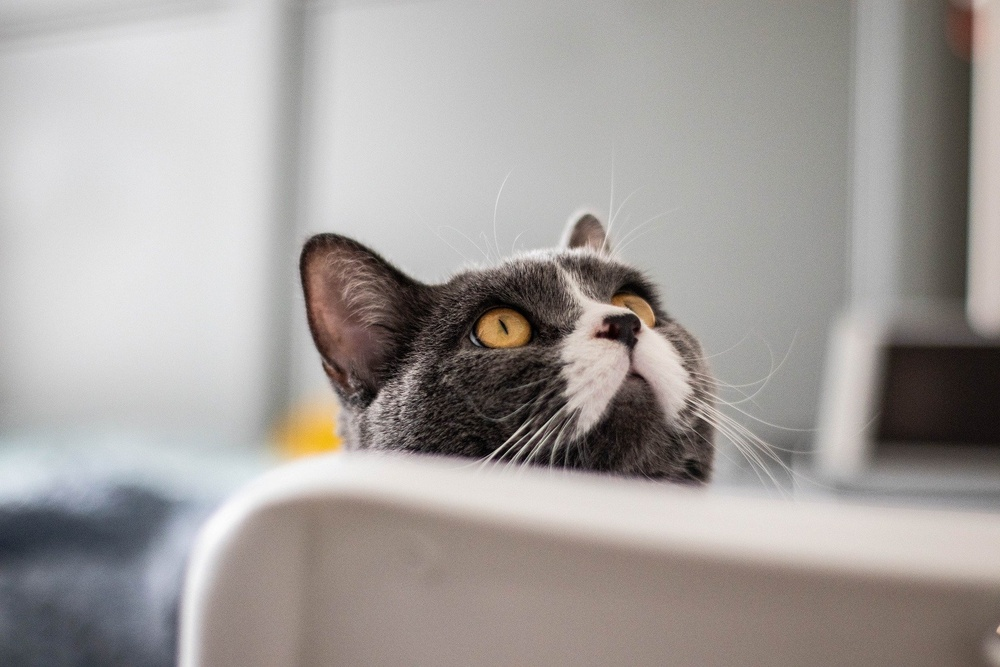
#> input picture cat.jpg, 1000 x 667 px, shrunk from 1920 x 1280 before the run
$ jupyter execute HNET_final.ipynb
#> lines starting #> are read from the running program, lines starting #| are printed output that depends on the picture
[cell 1]
from google.colab import drive
import numpy as np
import matplotlib.pyplot as plt
from matplotlib import image
from matplotlib import pyplot
from skimage import color
from skimage import io
import random

To begin, we're going to perform an edge detection task with good old fashioned convolution. In the following code, we'll generate four versions of the same rotated image, convolve the kernel each image to produce four feature maps, and assessing how the kernel response changes with rotation.

[cell 2]
# Feel free to use any image you like.
img = io.imread("cat.jpg")
#> img is the input picture: shape (667, 1000, 3); mean R, G, B 163.8, 159, 156.3
img_gray = color.rgb2gray(img)

rotated_imgs = [np.rot90(img_gray, i) for i in range(4)]
#> rotated_imgs = 4 items
f,ax = plt.subplots(1,4, figsize=(20,20))

for i,image in enumerate(rotated_imgs):
  ax[i].imshow(image, cmap='gray')
#> this loop made 4 passes

plt.show()

Now that we have our images ready, let's define an edge detection kernel. This will be a boutique, hand-made kernel...no learning necessary.

[cell 3]
edge_kernel = np.array([
  [1, 1, 1, 1, 1],
  [0.5, 0.5, 0.5, 0.5, 0.5],
  [0, 0, 0, 0, 0],
  [-0.5, -0.5, -0.5, -0.5, -0.5],
  [-1, -1, -1, -1, -1],
])

plt.imshow(edge_kernel, cmap='gray')

Now, we'll define a simple convolution function. This is a standard "sliding-window" operation, wherein the kernel is iterated over the rows and columns of the image, and the corresponding response is recorded in a feature map. We will then be able to compare the feature maps generated by the same kernel and image, but at different rotations to the input.

[cell 4]
def standard_convolution(image, kernel):
  feature_map = np.zeros((image.shape[0] - kernel.shape[0] + 1,
                        image.shape[1] - kernel.shape[1] + 1))

  for r in range(image.shape[0] - kernel.shape[0]):
    for c in range(image.shape[1] - kernel.shape[1]):
      img_patch = image[r:r+kernel.shape[0], c:c+kernel.shape[1]]
      feature_map[r,c] = np.dot(img_patch.flatten(), kernel.flatten())

  return feature_map

# Perform convolution on each of the rotated input images.
feature_maps = [standard_convolution(image, edge_kernel) for image in rotated_imgs]
#> in standard_convolution (call 2), `feature_map = np.zeros((image.shape[0] - kernel.shape[0] + 1, image.sh..`: feature_map: shape (996, 663) float64; every value is 0
#> in standard_convolution (call 3), `feature_map = np.zeros((image.shape[0] - kernel.shape[0] + 1, image.sh..`: feature_map: shape (663, 996) float64; every value is 0
#> after the loop in standard_convolution (call 3), `for r in range(image.shape[0] - kernel.shape[0]):`:
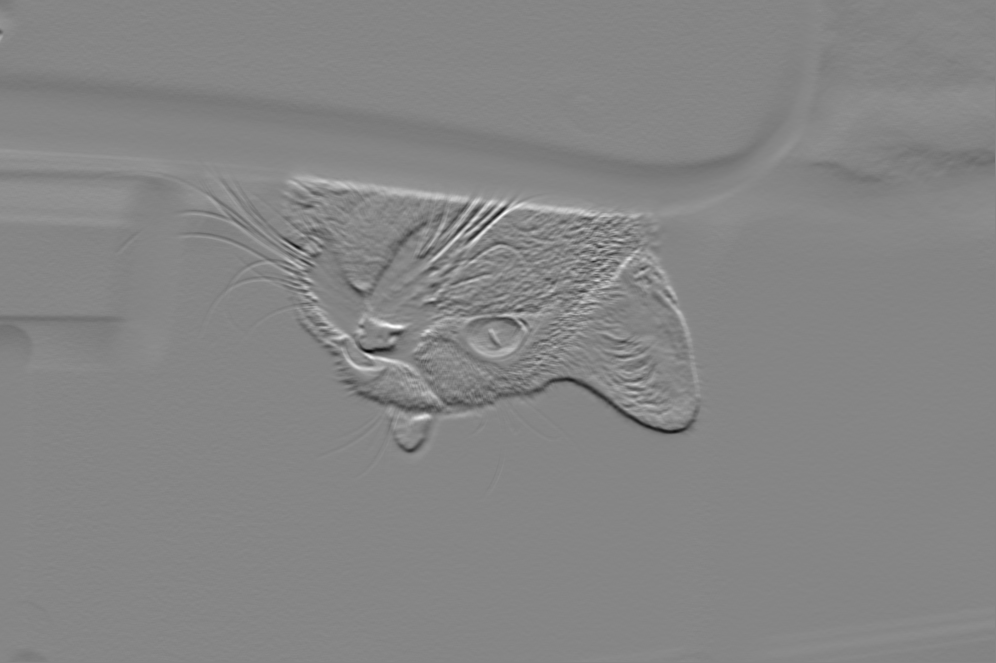
#> feature_map: shape (663, 996) float64; min -4.56, max 4.13, mean -0.0074; drawn with min black and max white
#> after the loop in standard_convolution (call 4), `for r in range(image.shape[0] - kernel.shape[0]):`:
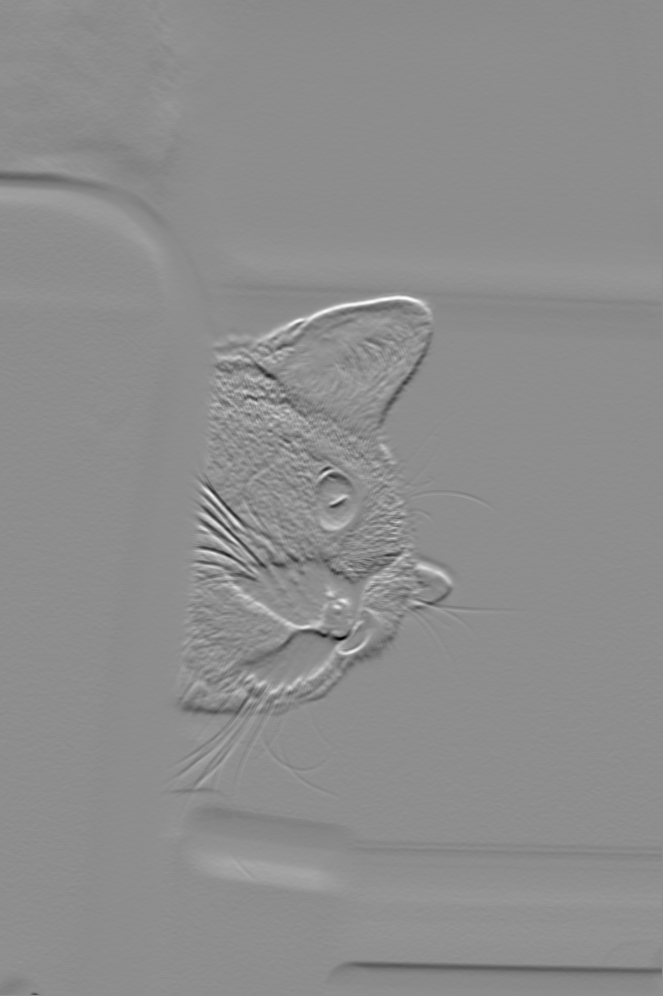
#> feature_map: shape (996, 663) float64; min -4.74, max 3.8, mean 0.00155; drawn with min black and max white
#> feature_maps = 4 items
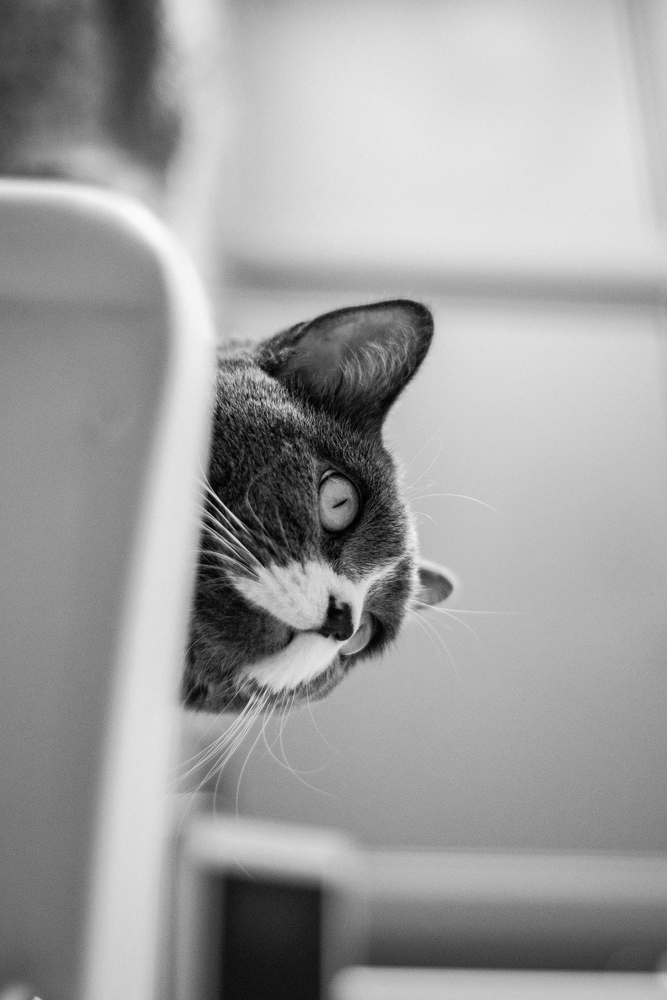
#> image: shape (1000, 667) float64; min 0, max 0.992, mean 0.627
aligned_feature_maps = [feature_maps[0]]

for i in range(1, len(feature_maps)):
  aligned_feature_maps.append(np.rot90(feature_maps[i],4-i))
#> this loop made 3 passes
#> after the loop, aligned_feature_maps = 4 items

for img_row in [rotated_imgs, feature_maps, aligned_feature_maps]:
  f,ax = plt.subplots(1,4, figsize=(20,20))

  for i,image in enumerate(img_row):
    ax[i].imshow(image)

  plt.show()
#> this loop made 3 passes
#> pass 1, `plt.show()`:
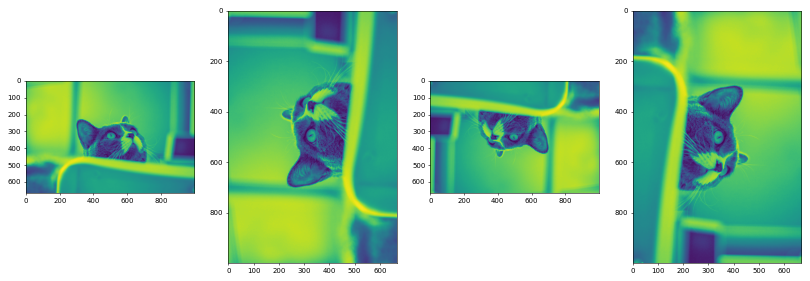
#> figure drawn by matplotlib, 4 panels

The rows above are as follows:

A) Original rotated images

B) Corresponding feature maps

C) Rotationally-aligned feature maps, for ease of viewing and comparison.

**Question: Compare the feature maps. How does the filter responds to rotation?**
The feature maps rotate along with the image's rotation.

Ideally, we would like a good edge detection filter to recognize edges without being sensitive to angle. How might we implement such an edge-detector?

Kernels derived from the family of circular harmonics are suited for just that task.

Below, we will implement a method for visualizing continuous harmonic filters, paramaterized by a radial profile function, rotation order, and beta offset term.

[cell 5]
def visualize_polar_filter(radial_profile, order, offset):
  rlist=np.arange(0,1.01,0.01)
  thetalist = np.arange(0, 2*np.pi, np.pi/400)
  rmesh, thetamesh = np.meshgrid(rlist, thetalist)

  # TODO: What functions 'f' should be in the list below?
  # HINT: Think Euler's identity
  for f in [np.cos, np.sin]:
    full_function = f(order*thetamesh - offset)*radial_profile(rmesh)

    fig,ax = plt.subplots(dpi=120,subplot_kw=dict(projection='polar'))
    ax.contourf(thetamesh,rmesh,full_function,100)
    plt.show()

def visualize_radial_profile(f):
  X = np.arange(0,1,0.01)
#> X = 100 values from 0 to 0.99
  y = [f(x) for x in X]
#> y = 100 values from 1 to 2.66
  plt.plot(X,y)

def R(r):
  #return 5*np.cos(10*r)
  return np.e**(r**2)

visualize_radial_profile(R)
visualize_polar_filter(R, 20, 0.5)
#> in visualize_polar_filter, `rlist=np.arange(0,1.01,0.01)`: rlist = 101 values from 0 to 1
#> in visualize_polar_filter, `thetalist = np.arange(0, 2*np.pi, np.pi/400)`: thetalist = 800 values from 0 to 6.28
#> the loop in visualize_polar_filter, `for f in [np.cos, np.sin]:` made 2 passes

[cell 6]
visualize_radial_profile(R)
visualize_polar_filter(R, 20, 1)
#> the loop in visualize_polar_filter (call 2), `for f in [np.cos, np.sin]:` made 2 passes

**Activity: Generate various harmonic filters with different radial profiles, rotation orders, and beta offset values. How do each of these elements affect the resulting harmonic filter?**

The beta offset doesn't seem to change much, but the harmonic filter changes quite a bit between the different radial profiles and rotation orders. A really interesting result is using a cosine/sine function for the radial basis function. This function creates some really cool harmonic filters.

So now we can define a continuous circular harmonic filter, but how do we make such a filter compatible with a standard CNN architecture?

We need to discretize the harmonic filter. This process is illustrated well in a figure from a previous version of the paper:

[cell 7]
disc_figure = io.imread("discretization.png")
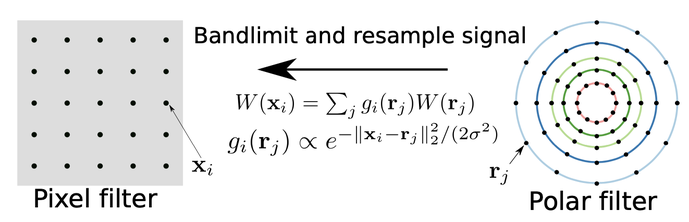
#> input picture discretization.png, 689 x 222 px, shrunk from 1322 x 426 before the run
#> disc_figure is the input picture: shape (222, 689, 4); mean R, G, B, A 235.5, 236.1, 236, 255
plt.figure(figsize = (15,15))
plt.imshow(disc_figure)

The process described in this figure is coded below: We take some radial profile function (edge_rp) and some order to generate samples of various angles and radii from the continuous circular harmonic filter.

[cell 8]
def edge_rp(r):
  return np.e**(r**2)

def generate_polar_filters(n_rings, n_angles, radial_profile, order):
#> called with n_rings = 5, n_angles = 12, order = 1
  polar_filters = [np.zeros((n_angles, n_rings)) for i in range(2)]
#> polar_filters = 2 items

  angles = np.arange(0, 2*np.pi, 2*np.pi/n_angles)
#> angles = [0, 0.524, 1.05, 1.57, 2.09, 2.62, 3.14, 3.67, 4.19, 4.71, 5.24, 5.76]
  rings = np.arange(0+1/n_rings, 1+1/n_rings, 1/n_rings)
#> rings = [0.2, 0.4, 0.6, 0.8, 1]

  for i,theta in enumerate(angles):
    for j,r in enumerate(rings):
      for k,f in enumerate([np.cos, np.sin]):
        polar_filters[k][i,j] = radial_profile(r) * f(order * theta)
#> this loop made 12 passes
#> theta on passes 1 to 12: 0, 0.524, 1.05, 1.57, 2.09, 2.62, 3.14, 3.67, 4.19, 4.71, 5.24, 5.76

  return tuple(polar_filters)

polar_filter = generate_polar_filters(5, 12, edge_rp, 1)

The resulting complex-valued filter may then be discretized according to the W function in the figure above. This is done with the generate_kernel function below.

[cell 9]
def generate_kernel(kernel_size, polar_filter):
#> called with kernel_size = 15
  def polar_coord_distance(r1, theta1, r2, theta2):
    return (r1**2 + r2**2 - 2*r1*r2*np.cos(theta1-theta2))**0.5

  complex_kernel = [np.zeros((kernel_size, kernel_size)) for i in range(2)]
#> complex_kernel = 2 items

  angle_iter = 2*np.pi / polar_filter[0].shape[0]
#> angle_iter = 0.524
  radius_iter = 1 / polar_filter[0].shape[1]
#> radius_iter = 0.2

  for row in range(kernel_size):
    for column in range(kernel_size):

      pixel_x = (column - int(kernel_size/2))/2
      pixel_y = (-1*row + int(kernel_size/2))/2

      pixel_radius = (pixel_x**2 + pixel_y**2)**0.5
      pixel_angle = np.angle(complex(pixel_x, pixel_y))

      pixel_values = [0,0]

      for i,filter_part in enumerate(polar_filter):
        for angle,radii in enumerate(filter_part):
          polar_angle = angle*angle_iter

          for radius_index, polar_value in enumerate(radii):
            polar_radius = (radius_index + 1) * radius_iter

            distance = polar_coord_distance(pixel_radius, pixel_angle, polar_radius, polar_angle)
            g_term = np.e**(-distance / (2*(1.5**2)))

            pixel_values[i] += g_term * polar_value

        complex_kernel[i][row,column] = pixel_values[i]

  return tuple(complex_kernel)

discretized_kernel = generate_kernel(15, polar_filter)

visualize_polar_filter(lambda r: np.e**(r**2), 2, 0)

for k in discretized_kernel:
  fig, ax = plt.subplots()
  shw = ax.imshow(k)
  bar = plt.colorbar(shw)
  plt.show()
#> this loop made 2 passes

[cell 10]
discretized_kernel = generate_kernel(15, polar_filter)

visualize_polar_filter(lambda r: np.e**(r**2), 15, 0)
#> the loop in visualize_polar_filter (call 4), `for f in [np.cos, np.sin]:` made 2 passes
#> pass 1, in visualize_polar_filter (call 4), `full_function = f(order*thetamesh - offset)*radial_profile(rmesh)`:
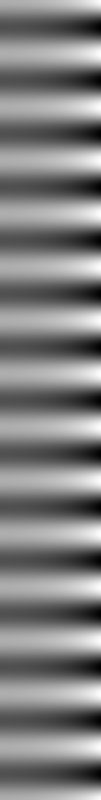
#> full_function: shape (800, 101) float64; min -2.72, max 2.72, mean 3.1e-17; drawn with min black and max white

for k in discretized_kernel:
  fig, ax = plt.subplots()
  shw = ax.imshow(k)
  bar = plt.colorbar(shw)
  plt.show()

Above, we see the real and imaginary values of the continuous and discretized harmonic edge-filters.

We can now use our discretized filters for the familiar convolution task we encountered above. However, our convolution calculations will be a little different, seeing as we are working with a complex-valued kernel.

**QUESTION: How would much high rotational order (e.g. > 4) affect the discretization of the filters?**

The higher rotational order, allows for a more discretized filter.

The complex-cross correlation we will use is provided in the paper:

[cell 11]
complex_cc = io.imread("complex_cc.png")
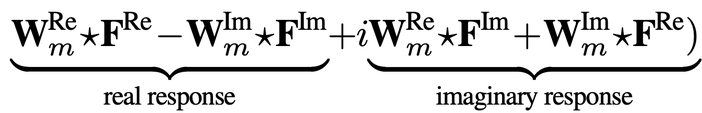
#> input picture complex_cc.png, 702 x 113 px, shrunk from 1348 x 216 before the run
#> complex_cc is the input picture: shape (113, 702, 4); mean R, G, B, A 221.5, 221.5, 221.5, 255
plt.figure(figsize = (15,15))
plt.imshow(complex_cc)

Conveniently, the grayscale image has no imaginary component, so any terms involving the imaginary part of the image (F**Im) may be zerod out, leaving us with two convolutions to arrive at a real and imaginary response.

[cell 12]
def generate_complex_feature_map(image, kernel):
  feature_map = [np.zeros((image.shape[0] - kernel[0].shape[0] + 1,
                           image.shape[1] - kernel[0].shape[1] + 1)) for x in range(2)]
#> feature_map = 2 items

  for r in range(image.shape[0] - kernel[0].shape[0]):
    for c in range(image.shape[1] - kernel[0].shape[1]):
      img_patch = image[r:r+kernel[0].shape[0], c:c+kernel[0].shape[1]]

      for i in range(2):
        feature_map[i][r,c] = np.dot(img_patch.flatten(), kernel[i].flatten())

  return tuple(feature_map)

complex_map = generate_complex_feature_map(img_gray, discretized_kernel)

f,ax = plt.subplots(1,2, figsize=(10,10))

for i,image in enumerate(complex_map):
  ax[i].imshow(image)

plt.show()

Above is the real and imaginary responses to the complex convolution. At this point, you may be surprised that the edge detection doesn't appear to have improved much.

Let's take a look at a feature map composed of the magnitude of the complex response, not the real and imaginary responses in isolation.

[cell 13]
def generate_magnitude_map(complex_map):
  mag_map = np.zeros(complex_map[0].shape)
#> mag_map: shape (653, 986) float64; every value is 0

  for i in range(complex_map[0].shape[0]):
    for j in range(complex_map[0].shape[1]):
      magnitude = (complex_map[0][i,j]**2 + complex_map[1][i,j]**2)**0.5
      # magnitude = np.angle(complex(real_map[i,j], complex_map[i,j]))
      mag_map[i,j] = magnitude
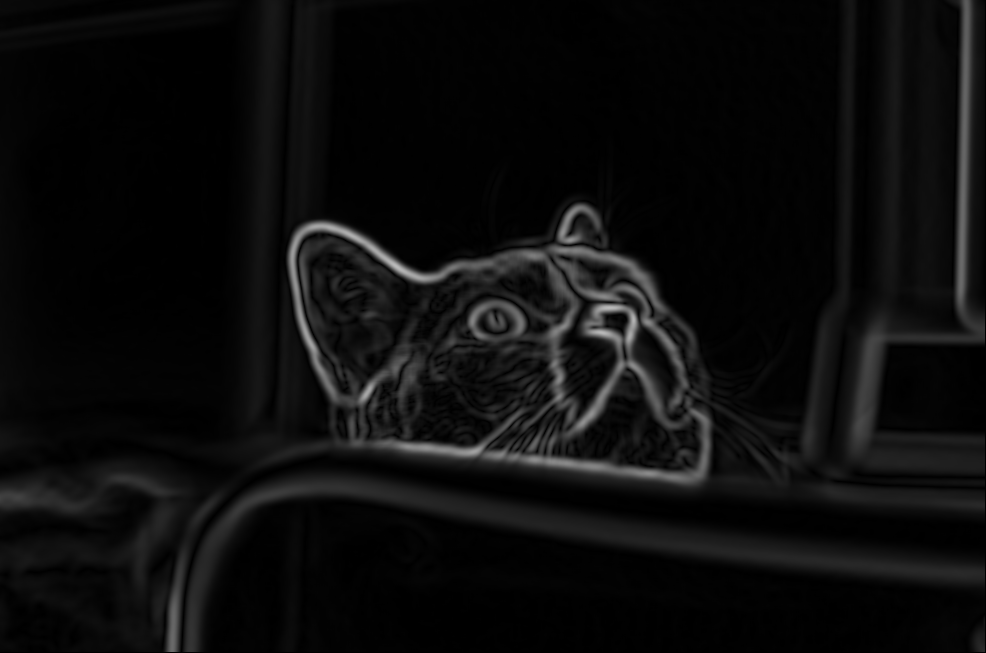
#> mag_map: shape (653, 986) float64; min 0, max 187.1, mean 12.8

  return mag_map

mag_map = generate_magnitude_map(complex_map)
plt.figure(figsize = (10,10))
plt.imshow(mag_map)

That's more like it.

To verify that harmonic filter really do improve angle-sensitivity to edge detection, let's perform the same operation on all rotated versions of the original image.

[cell 14]
complex_maps = [generate_complex_feature_map(image, discretized_kernel) for image in rotated_imgs]
#> complex_maps = 4 items
#> image: shape (653, 986) float64
mag_maps = [generate_magnitude_map(c_map) for c_map in complex_maps]
#> in generate_magnitude_map (call 3), `mag_map = np.zeros(complex_map[0].shape)`: mag_map: shape (986, 653) float64; every value is 0
#> after the loop in generate_magnitude_map (call 5), `for i in range(complex_map[0].shape[0]):`:
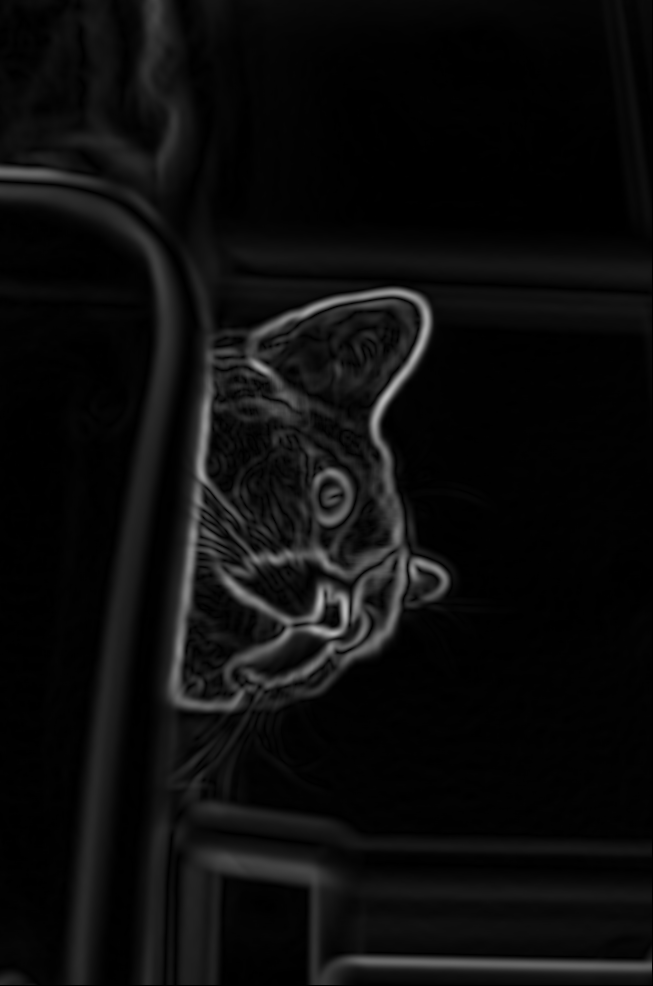
#> mag_map: shape (986, 653) float64; min 0, max 187.1, mean 12.8
#> mag_maps = 4 items

aligned_mag_maps = [mag_maps[0]]

for i in range(1, len(mag_maps)):
  aligned_mag_maps.append(np.rot90(mag_maps[i],4-i))
#> after the loop, aligned_mag_maps = 4 items

f,ax = plt.subplots(1,4, figsize=(20,20))

for i,image in enumerate(aligned_mag_maps):
  ax[i].imshow(image)

plt.show()
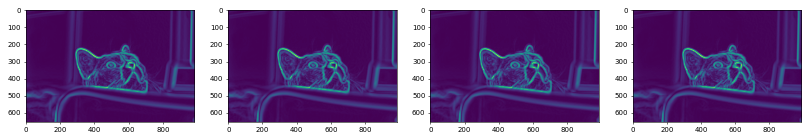
#> figure drawn by matplotlib, 4 panels
